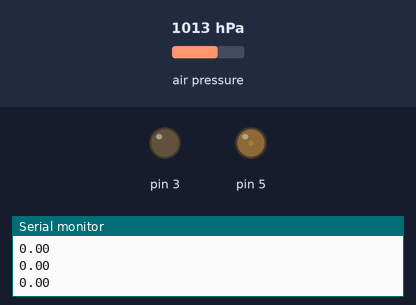
This sketch was run on a simulated Arduino Uno, built with avr-gcc and run on an emulated ATmega328P. Shown: output pins drawn as LEDs (lit = HIGH), the last lines printed to the serial monitor. The inputs (shaded band) are chosen by the test bench; at power-on: air pressure 1013 hPa.

Above: at 1.2 s.
1.3 s: air pressure set to 952 hPa
At 1.7 s:
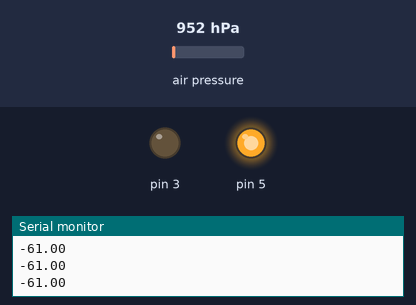
2.8 s: air pressure set to 1025 hPa
At 4.0 s:
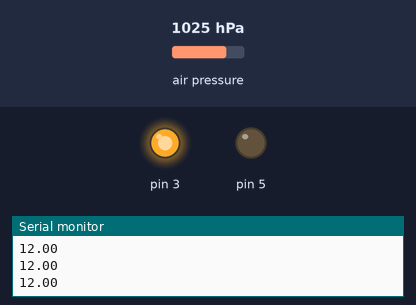
4.3 s: air pressure set to 975 hPa
At 5.1 s:
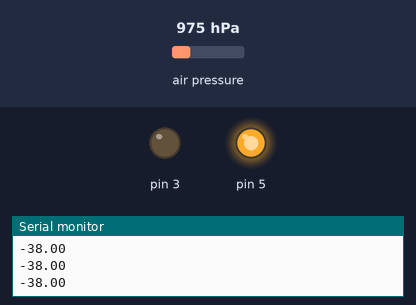
5.8 s: air pressure set to 1048 hPa
At 6.4 s:
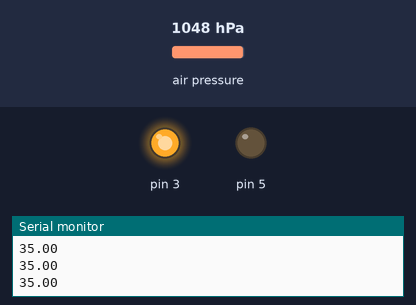
Timing chart, 0 to 8.3 s (numbered marks = the images above; inputs shaded):
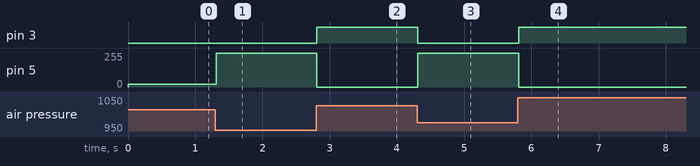

The sketch:

vitali.ino
```cpp
#include "Barometer.h"
#include "VibrationMotor.h"

Barometer barometer{};
VibrationMotor upMotor{3};
VibrationMotor downMotor{5};

const double maxPressureChange = 4.0;

const long updateInterval = 60L * 1000L;
const int historyLength = 180;

double history[historyLength];
int historySize = 0;
int historyIdx = 0;
long lastTime = 0;

void setup() {
  Serial.begin(9600);
  barometer.begin();
  upMotor.begin();
  downMotor.begin();
  history[0] = barometer.getPressure();
  historySize = 1;
  historyIdx = 0;
  lastTime = millis();
}

void loop() {
  senseTendency();
}

void sensePressure(){
  const double normalPressure = 1013.0;
  const double pressureRange = 30.0;

  double pressure = barometer.getPressure();

  double diff = pressure - normalPressure;
  double absDiff = abs(diff);

  int vibratePower = constrain((int)map(absDiff, 0.0, pressureRange, 20, 255), 0, 255);

  Serial.println(diff);

  if (diff > 0)
  {
    // High
    downMotor.off();
    upMotor.on(vibratePower);
  } else {
    // Low
    upMotor.off();
    downMotor.on(vibratePower);
  }
}

void senseTendency(){
  double pressure = barometer.getPressure();

   double first;

  if (historySize == historyLength){
    // Already full
    first = history[(historyIdx + 1) % historyLength];
  } else {
    first = history[0];
  }

  if (millis() - lastTime >= updateInterval){
    historySize++;
    historySize = min(historySize, historyLength);
    historyIdx++;
    historyIdx %= historyLength;
    history[historyIdx] = pressure;
    lastTime = millis();
  }

  double tendency = pressure - first;
  double absTendency = abs(tendency);

  Serial.println(tendency);

  int vibratePower = constrain((int)map(absTendency, 0.0, maxPressureChange, 20, 255), 0, 255);

  if (tendency > 0)
  {
    // Increasing
    downMotor.off();
    upMotor.on(vibratePower);
  } else {
    // Decreasing
    upMotor.off();
    downMotor.on(vibratePower);
  }
}
```

Barometer.cpp
```cpp
#include "Barometer.h"

Barometer::Barometer(){
}

void Barometer::begin(){
    while(!barometer_.begin(0x76));
}

double Barometer::getPressure(){
    return barometer_.readPressure() / 100.0;
}
```

Barometer.h
```cpp
#ifndef Barometer_H
#define Barometer_H

#include <Arduino.h>

#include <Adafruit_BME280.h>

class Barometer {
    public:
        Barometer();
        void begin();
        double getPressure();
    private:
        Adafruit_BME280 barometer_{};
};

  #endif
```

VibrationMotor.cpp
```cpp
#include "VibrationMotor.h"

VibrationMotor::VibrationMotor(int pin)
{
  this->pin = pin;
}

void VibrationMotor::begin()
{
  pinMode(pin, OUTPUT);
}

void VibrationMotor::on(int power)
{
  if (power >= 255)
  {
    digitalWrite(pin, HIGH);
  } else if (power <= 0)
  {
    off();
  }
  else
  {
    analogWrite(pin, power);
  }
}

void VibrationMotor::off()
{
  digitalWrite(pin, LOW);
}
```

VibrationMotor.h
```cpp
#ifndef VibrationMotor_H
#define VibrationMotor_H

#include <Arduino.h>

class VibrationMotor {
    public:
        VibrationMotor(int pin);
        void begin();
        void on(int power);
        void off();
    private:
        int pin;
};

#endif
```

Measured:
- after the input at 1.3 s, pin 5: 20/255 → 255/255 at once
- after the input at 2.8 s, pin 3: LOW → HIGH at once; pin 5: 255/255 → 0/255 at once
- after the input at 4.3 s, pin 3: HIGH → LOW at once; pin 5: 0/255 → 255/255 at once
- after the input at 5.8 s, pin 3: LOW → HIGH at once; pin 5: 255/255 → 0/255 at once
